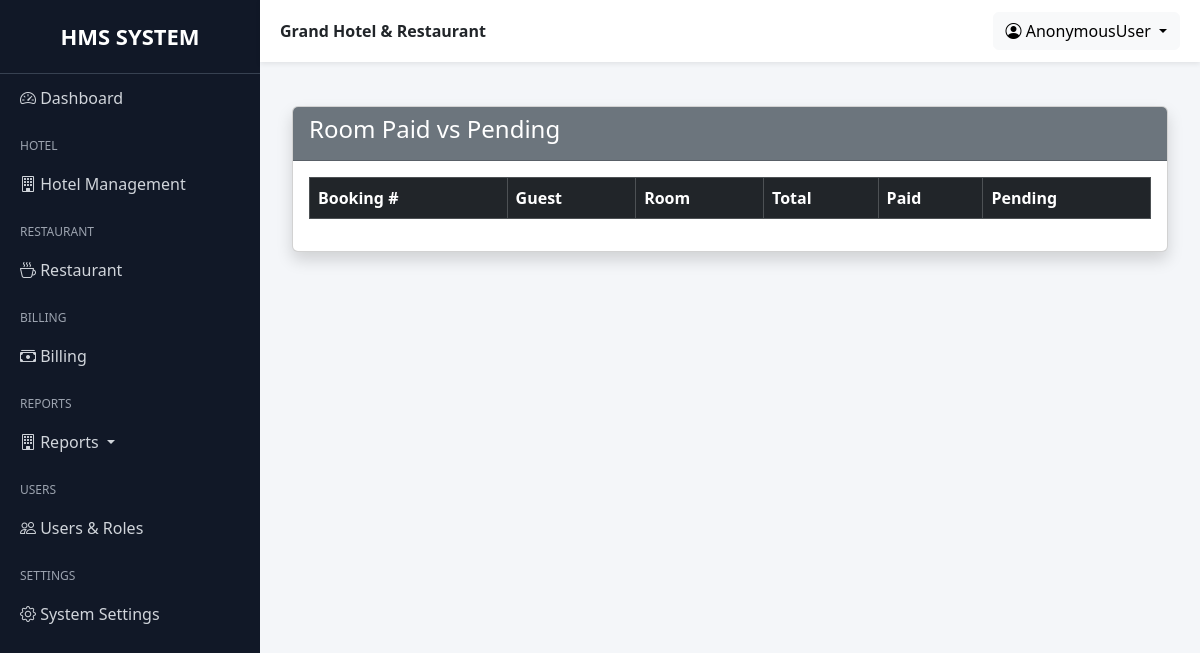
Before: /grand/billing/reports/room-paid-pending/ with the older database file.
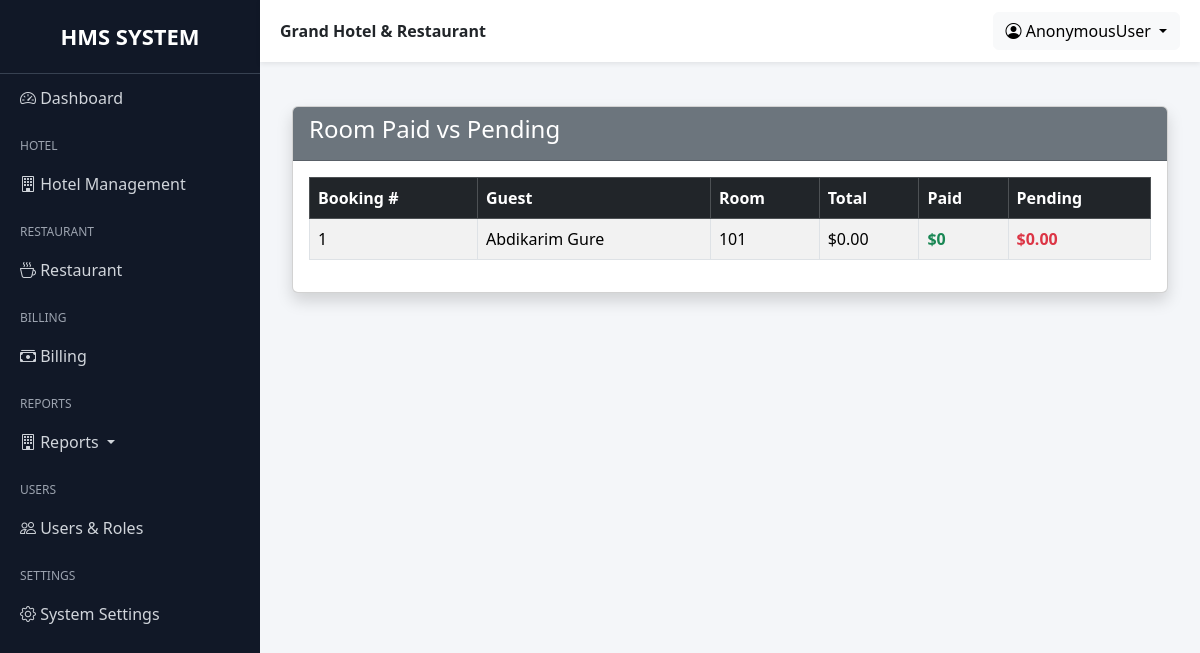
After: the same page with the newer database file.
### hotel/models.py (models this page shows, shortened)
class Booking(models.Model):
    BOOKING_STATUS = (
        ("reserved", "Reserved"),
        ("checked_in", "Checked In"),
        ("checked_out", "Checked Out"),
        ("cancelled", "Cancelled"),
    )
    guest = models.ForeignKey(Guest, on_delete=models.PROTECT)
    room = models.ForeignKey(Room, on_delete=models.PROTECT)
    check_in = models.DateField()
    check_out = models.DateField(blank=True, null=True)
    status = models.CharField(max_length=20, default="checked_in")
    with_ac = models.BooleanField(default=False)
    room_price = models.DecimalField(max_digits=8, decimal_places=2, blank=True, null=True)
    actual_check_in_at = models.DateTimeField(null=True, blank=True)
    actual_check_out_at = models.DateTimeField(null=True, blank=True)
    late_checkout_approved = models.BooleanField(default=False)
    late_checkout_charge = models.DecimalField(max_digits=8, decimal_places=2, default=Decimal("0.00"))
    created = models.DateTimeField(auto_now_add=True)
    created_by = models.ForeignKey(User, on_delete=models.SET_NULL, null=True, blank=True)
    updated = models.DateTimeField(auto_now=True)
    updated_by = models.ForeignKey(
        User, on_delete=models.SET_NULL, null=True, blank=True,
        related_name="booking_updated_by"
    )
    @property
    def stays(self):
        return self.room_stays.select_related("room").order_by("start_date", "id")
    @property
    def room_total(self):
        stays = list(self.stays)
        if stays:
            total = sum((s.total for s in stays), Decimal("0.00"))
            if self.status == "checked_in":
                total = self.room_total_as_of(timezone.now().date())
            return total
        return (Decimal(self.days) * (self.room_price or Decimal("0.00")))

class Guest(models.Model):
    first_name = models.CharField(max_length=100)
    last_name = models.CharField(max_length=100)
    phone = models.CharField(max_length=20)
    email = models.EmailField(blank=True, null=True)
    address = models.CharField(max_length=200, blank=True)
    created = models.DateTimeField(auto_now_add=True, blank=True, null=True)
    created_by = models.ForeignKey(User, on_delete=models.SET_NULL, null=True, blank=True)
    def __str__(self):
        return f"{self.first_name} {self.last_name}"

class Room(models.Model):
    ROOM_TYPES = (
        ("single", "Single"),
        ("double", "Double"),
        ("suite", "Suite"),
    )
    ROOM_STATUS = (
        ("available", "Available"),
        ("reserved", "Reserved"),
        ("occupied", "Occupied"),
        ("cleaning", "Cleaning"),
        ("maintenance", "Maintenance"),
        ("out_of_order", "Out of Order"),
    )
    number = models.IntegerField(unique=True)
    room_type = models.CharField(max_length=20, choices=ROOM_TYPES)
    price = models.DecimalField(max_digits=8, decimal_places=2)
    price_with_ac = models.DecimalField(max_digits=8, decimal_places=2)
    is_available = models.BooleanField(default=True)
    status = models.CharField(max_length=20, choices=ROOM_STATUS, default="available")
    created = models.DateTimeField(auto_now_add=True, blank=True, null=True)
    created_by = models.ForeignKey(User, on_delete=models.SET_NULL, null=True, blank=True)
    def __str__(self):
        return f"{self.number}"

### billing/report_views.py (the view)
class RoomPaidPendingReportView(TemplateView):
    template_name = (
        "reports/billing/room_paid_pending.html"
    )
    def get_context_data(self, **kwargs):
        context = super().get_context_data(**kwargs)
        report = []
        bookings = Booking.objects.all().order_by("-id")
        for booking in bookings:
            paid = (
                RoomPaymentAllocation.objects
                .filter(booking=booking)
                .aggregate(total=Sum("amount"))
            )["total"] or 0
            room_total = booking.room_total
            pending = room_total - paid
            report.append({
                "booking": booking,
                "total": room_total,
                "paid": paid,
                "pending": pending
            })
        context["report"] = report
        return context

### hotel/models.py (called while the page is built)
    @property
    def nights(self):
        end = self.end_date or timezone.now().date()
        return max((end - self.start_date).days, 0)

    @property
    def total(self):
        return Decimal(self.nights) * self.rate

### templates/reports/billing/room_paid_pending.html
{% extends "base.html" %}
{% block content %}
<div class="container-fluid mt-4">
    <div class="card shadow">
        <div class="card-header bg-secondary text-white">
            <h4>
                Room Paid vs Pending
            </h4>
        </div>
        <div class="card-body">
            <table class="table table-bordered table-striped">
                <thead class="table-dark">
                    <tr>
                        <th>Booking #</th>
                        <th>Guest</th>
                        <th>Room</th>
                        <th>Total</th>
                        <th>Paid</th>
                        <th>Pending</th>
                    </tr>
                </thead>
                <tbody>
                    {% for row in report %}
                    <tr>
                        <td>
                            {{ row.booking.id }}
                        </td>
                        <td>
                            {{ row.booking.guest }}
                        </td>
                        <td>
                            {{ row.booking.room }}
                        </td>
                        <td>
                            ${{ row.total }}
                        </td>
                        <td class="text-success fw-bold">
                            ${{ row.paid }}
                        </td>
                        <td class="text-danger fw-bold">
                            ${{ row.pending }}
                        </td>
                    </tr>
                    {% endfor %}
                </tbody>
            </table>
        </div>
    </div>
</div>
{% endblock %}

Changed rows visible on the page:
added Booking: booking.id "1", booking.guest "Abdikarim Gure", booking.room "101", total "0.00", paid "0", pending "0.00"
